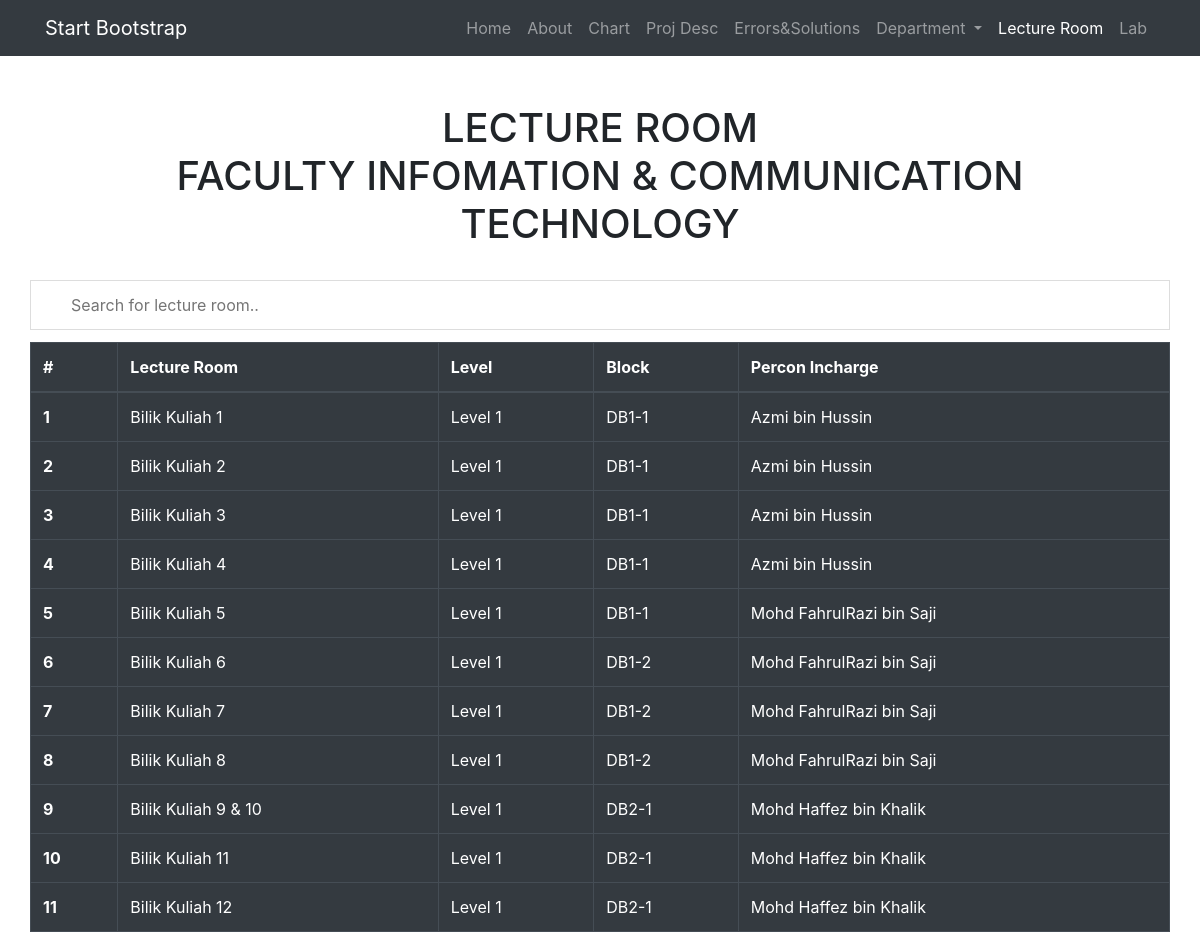
/project/lecture.php, run on the app's committed database.
### tables this page shows
CREATE TABLE IF NOT EXISTS `room` (
`room_id` int(3) NOT NULL,
  `Name` varchar(32) NOT NULL,
  `Location` varchar(32) NOT NULL,
  `block_id` int(3) NOT NULL,
  `person_id` int(3) NOT NULL
);

CREATE TABLE IF NOT EXISTS `block` (
`block_id` int(3) NOT NULL,
  `Name` varchar(32) NOT NULL
);

CREATE TABLE IF NOT EXISTS `in_charge` (
`person_id` int(3) NOT NULL,
  `Name` varchar(32) NOT NULL
);

### project/lecture.php (the view, shortened to what this page needs)
<!DOCTYPE html>
<html lang="en">
<head>
  <link href="../project/vendor/bootstrap/css/bootstrap.min.css" rel="stylesheet">
  <link rel="stylesheet" href="../project/style.css">
</head>
<body>
  <nav class="navbar navbar-expand-lg navbar-dark bg-dark static-top">
    <div class="container">
      <a class="navbar-brand" href="#">Start Bootstrap</a>
      <div class="collapse navbar-collapse" id="navbarResponsive">
        <ul class="navbar-nav ml-auto">
          <li class="nav-item">
            <a class="nav-link" href="../project/index.php">Home
            </a>
          </li>
          <li class="nav-item">
            <a class="nav-link" href="../project/about.php">About</a>
          </li>
          <li class="nav-item">
            <a class="nav-link" href="../project/chart.php">Chart</a>
          </li>
          <li class="nav-item">
            <a class="nav-link" href="../project/projdesc.php">Proj Desc</a>
          </li>
          <li class="nav-item">
            <a class="nav-link" href="../project/errors.php">Errors&Solutions</a>
          </li>
          <li class="nav-item dropdown">
              <a class="nav-link dropdown-toggle" href="#" id="navbarDropdown" role="button" data-toggle="dropdown" aria-haspopup="true" aria-expanded="false">
                Department
              </a>
           </li>
           <li class="nav-item active">
            <a class="nav-link" href="../project/lecture.php">Lecture Room
            </a>
          </li>
           <li class="nav-item">
            <a class="nav-link" href="../project/lab.php">Lab
            </a>
          </li>
        </ul>
      </div>
    </div>
  </nav>
  <div class="container">
  <div class="row">
    <div class="col-lg-12 text-center">
      <h1 class="mt-5">LECTURE ROOM <br/>FACULTY INFOMATION & COMMUNICATION TECHNOLOGY</h1><br/>
    </div>
  </div>
  <div class="row">
    <input type="text" id="myInput" onkeyup="myFunction()" placeholder="Search for lecture room.." title="Type in a name">
  </div>
  <div class="row">
  <table class="table table-bordered table-dark" id="myTable">
  <thead>
    <tr>
      <th scope="col">#</th>
      <th scope="col">Lecture Room</th>
      <th scope="col">Level</th>
      <th scope="col">Block</th>
      <th scope="col">Percon Incharge</th>
    </tr>
  </thead>
  <tbody>
     <?php
	include('../conn.php');
	$sql = "SELECT room.Name as 'Name', room.Location as 'Location', block.Name as 'Block', in_charge.Name as 'InCharge'
		FROM `room`
		JOIN in_charge ON room.person_id = in_charge.person_id
        	JOIN block ON block.block_id = room.block_id
        	WHERE room.Name LIKE '%Bilik Kuliah%'
        	ORDER BY room.room_id ASC";
	$result = mysqli_query ($con, $sql) or die (mysqli_error ($con));
	$x=1;
	while($row= mysqli_fetch_array($result)){
      ?>
    <tr>
      <th scope="row"><?php echo $x++;?></th>
      <td><?php echo $row['Name'];?></td>
      <td><?php echo $row['Location'];?></td>
      <td><?php echo $row['Block'];?></td>
      <td><?php echo $row['InCharge'];?></td>
    </tr>
    <?php
    }
    ?>
  </tbody>
  </table>
  </div>
  </div>
</body>
</html>

### project/style.css (style rules this page uses)
#myInput { background-image: url('/css/searchicon.png'); background-position: 10px 10px; background-repeat: no-repeat; width: 100%; font-size: 16px; padding: 12px 20px 12px 40px; border: 1px solid #ddd; margin-bottom: 12px; }

### data on the page
room: Name "Bilik Kuliah 1", Location "Level 1", block.Name "DB1-1", person.Name "Azmi bin Hussin"
room: Name "Bilik Kuliah 2", Location "Level 1", block.Name "DB1-1", person.Name "Azmi bin Hussin"
room: Name "Bilik Kuliah 3", Location "Level 1", block.Name "DB1-1", person.Name "Azmi bin Hussin"
room: Name "Bilik Kuliah 4", Location "Level 1", block.Name "DB1-1", person.Name "Azmi bin Hussin"
room: Name "Bilik Kuliah 5", Location "Level 1", block.Name "DB1-1", person.Name "Mohd FahrulRazi bin Saji"
room: Name "Bilik Kuliah 6", Location "Level 1", block.Name "DB1-2", person.Name "Mohd FahrulRazi bin Saji"
room: Name "Bilik Kuliah 7", Location "Level 1", block.Name "DB1-2", person.Name "Mohd FahrulRazi bin Saji"
room: Name "Bilik Kuliah 8", Location "Level 1", block.Name "DB1-2", person.Name "Mohd FahrulRazi bin Saji"
room: Name "Bilik Kuliah 9 & 10", Location "Level 1", block.Name "DB2-1", person.Name "Mohd Haffez bin Khalik"
room: Name "Bilik Kuliah 11", Location "Level 1", block.Name "DB2-1", person.Name "Mohd Haffez bin Khalik"
room: Name "Bilik Kuliah 12", Location "Level 1", block.Name "DB2-1", person.Name "Mohd Haffez bin Khalik"
